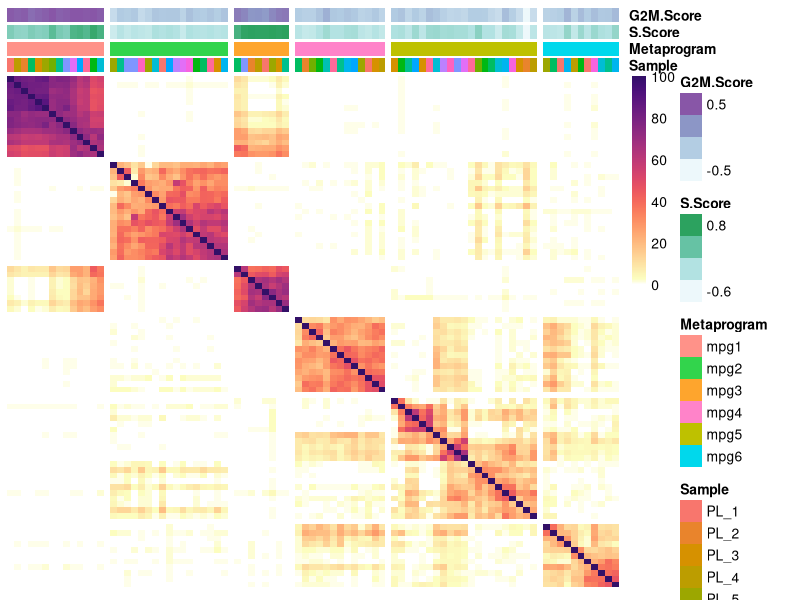
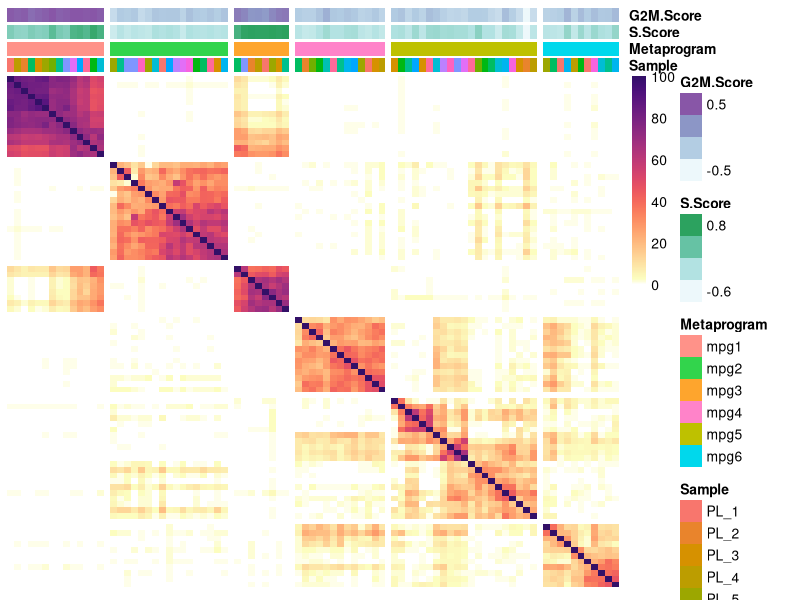

Reproduce these figures in R, in order.
# =============================================================================
# Similarity of the NMF programs of all samples, grouped into metaprograms
#
# Input : ../data/metaprograms/program_similarity_matrix.tsv
#         ../data/metaprograms/program_metaprogram_assignment.tsv
# Output: program_similarity_matrix.pdf / .png in this directory
#
# Similarity of two programs = number of genes their top 100 genes share (0 to 100). It is not
# a correlation and not a Jaccard index. Rows and columns are the 84 programs that belong to
# one of the six metaprograms (mpg1 .. mpg6; the 23 programs left out of every metaprogram
# are not drawn), ordered by metaprogram and, within a metaprogram, by hierarchical
# clustering of the 107 programs on this similarity. Annotation bars: sample of the program,
# metaprogram, and the Pearson correlation between the usage of the program in the cells of its
# sample and the S and the G2M phase score of the cells.
# =============================================================================

suppressPackageStartupMessages({ library(pheatmap); library(viridis) })

# white-to-dark colour scale used for the similarity (0 = white, 100 = dark purple)
custom_magma <- c(colorRampPalette(c("white", rev(viridis::magma(323, begin = 0.15))[1]))(10),
                  rev(viridis::magma(323, begin = 0.18)))

sim <- as.matrix(read.delim("../data/metaprograms/program_similarity_matrix.tsv", row.names = 1, check.names = FALSE))
asg <- read.delim("../data/metaprograms/program_metaprogram_assignment.tsv", check.names = FALSE)
stopifnot(identical(rownames(sim), colnames(sim)), setequal(asg$program, rownames(sim)))

drawn <- asg[!is.na(asg$block_order), ]
drawn <- drawn[order(drawn$block_order), ]                      # metaprogram blocks, left to right
stopifnot(nrow(drawn) == 84)
sim_drawn <- sim[drawn$program, drawn$program]

ann <- data.frame(Sample = drawn$sample, Metaprogram = sub("^M", "mpg", drawn$metaprogram),
                  S.Score = drawn$cor_S_score, G2M.Score = drawn$cor_G2M_score, row.names = drawn$program)
# one colour per sample, in the order the samples were processed (hue palette)
sample_order <- unique(asg$sample[order(asg$extraction_order)])
ann_colors <- list(Sample = setNames(scales::hue_pal()(length(sample_order)), sample_order))
gaps <- cumsum(table(factor(ann$Metaprogram, levels = paste0("mpg", 1:6))))

ph <- pheatmap(sim_drawn, cluster_rows = FALSE, cluster_cols = FALSE, gaps_row = gaps, gaps_col = gaps,
               annotation_col = ann, annotation_colors = ann_colors, color = custom_magma,
               show_colnames = FALSE, show_rownames = FALSE, border_color = NA, silent = TRUE)

save_figure <- function(ph, stem, width, height, dpi = 300) {
  pdf(paste0(stem, ".pdf"), width = width, height = height); grid::grid.draw(ph$gtable); invisible(dev.off())
  png(paste0(stem, ".png"), width = width, height = height, units = "in", res = dpi, bg = "white")
  grid::grid.draw(ph$gtable); invisible(dev.off())
}
save_figure(ph, "program_similarity_matrix", width = 9, height = 9.5)
